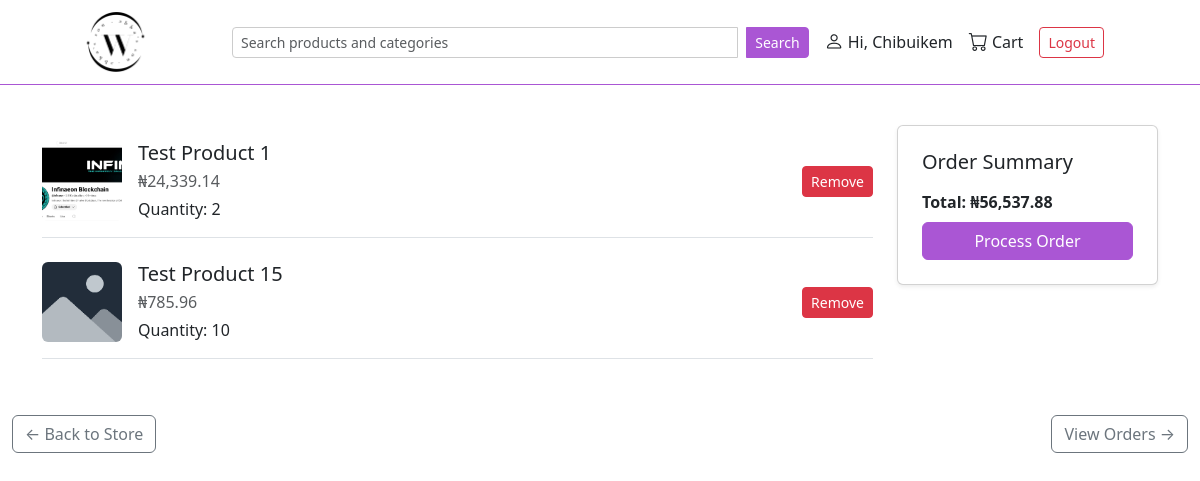
Screenshot of /order/cart/ (signed in) with the database file from the repository.
### user/models.py (models this page shows, shortened)
class CustomUser(AbstractUser):
    phone = PhoneNumberField(region='NG', blank=True, null=True) # type: ignore

### order/models.py (models this page shows)
class OrderItem(models.Model):
    order = models.ForeignKey(Order, on_delete=models.CASCADE, related_name='items')
    product = models.ForeignKey(Product, on_delete=models.CASCADE)
    qty = models.IntegerField(default=1)
    price = models.DecimalField(max_digits=8, decimal_places=2)
    def total_price(self):
        return self.qty * self.price

class Order(models.Model):
    user = models.ForeignKey(settings.AUTH_USER_MODEL, on_delete=models.CASCADE)
    status = models.CharField(max_length=50, choices=DELI_STATUS, default='Pending')
    date_created = models.DateTimeField(auto_now_add=True)
    end_total_price = models.DecimalField(max_digits=8, decimal_places=2, default=Decimal('0.00'))
    def get_total_price(self):
        return sum(item.total_price() for item in self.items.all()) # type:ignore

### catalogue/models.py (models this page shows, shortened)
class Product(models.Model):
    name = models.CharField(max_length=100)
    slug = models.SlugField()
    description = models.TextField()
    category = models.ManyToManyField(Category, blank=True, related_name='product')
    price = models.DecimalField(max_digits=8, decimal_places=2)
    size = models.ManyToManyField(Size, blank=True, related_name='sizes')
    image = models.ImageField(upload_to='products/', default='products/images.png')
    product_type = models.ForeignKey(ProductType, on_delete=models.CASCADE, related_name='type', null=True)
    is_active = models.BooleanField()
    date_created = models.DateTimeField(auto_now_add=True)

### order/views.py (the view)
# urls.py: path('cart/', views.cart, name='cart'),
@login_required
def cart(request):
    order = Order.objects.filter(user=request.user, status='Pending').first()
    cart = OrderItem.objects.select_related('product').filter(order=order)
    return render(request, 'cart.html', {'cart':cart, 'order':order,})

### order/templates/cart.html (shortened to what this page needs)
{% extends "layout.html" %}
{% load humanize %}
{% block content %}
  {% if cart|length == 0 %}
    <h3 class="text-center my-5">There is Nothing here yet</h3>
  {% else %}
    <div class="container py-4">
      <div class="row">
        <div class="col-md-9">
          {% for item in cart %}
            <div class="d-flex align-items-center justify-content-between border-bottom py-3 mb-2">
              <div class="d-flex align-items-center gap-3">
                <img src="{{ item.product.image.url }}" alt="{{ item.product.name }}" class="rounded" style="width: 80px; height: 80px; object-fit: cover;">
                <div>
                  <h5 class="mb-1">{{ item.product.name }}</h5>
                  <p class="mb-1 text-muted">₦{{ item.product.price|intcomma }}</p>
                  <p class="mb-0">Quantity: {{ item.qty }}</p>
                </div>
              </div>
              <form action="{% url 'order:remove_from_cart' id=item.id %}" method="get">
                <button class="btn btn-sm btn-danger">Remove</button>
              </form>
            </div>
          {% endfor %}
        </div>
        <div class="col-md-3">
          <div class="card shadow-sm p-4">
            <h5 class="mb-3">Order Summary</h5>
            <p class="mb-2 fw-semibold">Total: ₦{{ order.get_total_price|intcomma }}</p>
            <form action="{% url 'order:create_order' id=order.id %}" method="post">
              <button class="btn btn-primary-custom w-100">Process Order</button>
            </form>
          </div>
        </div>
      </div>
    </div>
    {% endif %}
    <div class="mt-4 d-flex justify-content-between">
      <a href="{% url 'store:store' %}" class="btn btn-outline-secondary">← Back to Store</a>
      <a href="{% url 'order:order_history' %}" class="btn btn-outline-secondary">View Orders →</a>
    </div>
{% endblock %}

### templates/layout.html (shortened to what this page needs)
{% load static %}
<!DOCTYPE html>
<html lang="en">
<head>
    <link rel="stylesheet" href="{% static 'css/bootstrap.min.css' %}">
    <link rel="stylesheet" href="https://cdn.jsdelivr.net/npm/bootstrap-icons@1.11.3/font/bootstrap-icons.css">
</head>
<body>
    <div class="topbar d-flex justify-content-between align-items-center sticky-top">
        <a href='{% url "store:store" %}'><div class="logo-space"></div></a>
        <form class="d-flex flex-grow-1 mx-3" method="GET" action=" {% url 'search' %} ">
          <input name="q" class="form-control form-control-sm search-input" type="search" placeholder="Search products and categories" style="max-width: 650px;">
          <button class="btn btn-sm btn-primary-custom ms-2 search-button" type="submit">Search</button>
      </form>
        <div class="d-flex align-items-center ms-auto">
          {% if user.is_authenticated %}
              <a href="{% url 'user:profile' %}" class="text-dark me-3 text-decoration-none d-flex align-items-center">
                  <i class="bi bi-person nav-icon me-1"></i> Hi, {{ user.first_name|default:"User" }}
              </a>
              <a href="{% url 'order:cart' %}" class="text-dark me-3 text-decoration-none d-flex align-items-center">
                  <i class="bi bi-cart nav-icon me-1"></i> Cart
              </a>
              <form method="POST" action="{% url 'user:logout' %}" class="mb-0">
                  <button class="btn btn-sm btn-outline-danger me-topbar-custom">Logout</button>
              </form>
          {% else %}
              <a href="{% url 'user:login' %}" class="btn btn-sm btn-primary-custom">Login</a>
          {% endif %}
      </div>
    </div>
    <div class="container-fluid mt-3">
        {% block content %}
        {% endblock %}
    </div>
</body>
</html>

### rows the page displays
CustomUser: first_name "Chibuikem"
OrderItem: product.image (picture), product.name "Test Product 1", product.price "24,339.14", qty "2"
OrderItem: product.image (picture), product.name "Test Product 15", product.price "785.96", qty "10"
Order: get_total_price "56,537.88"
